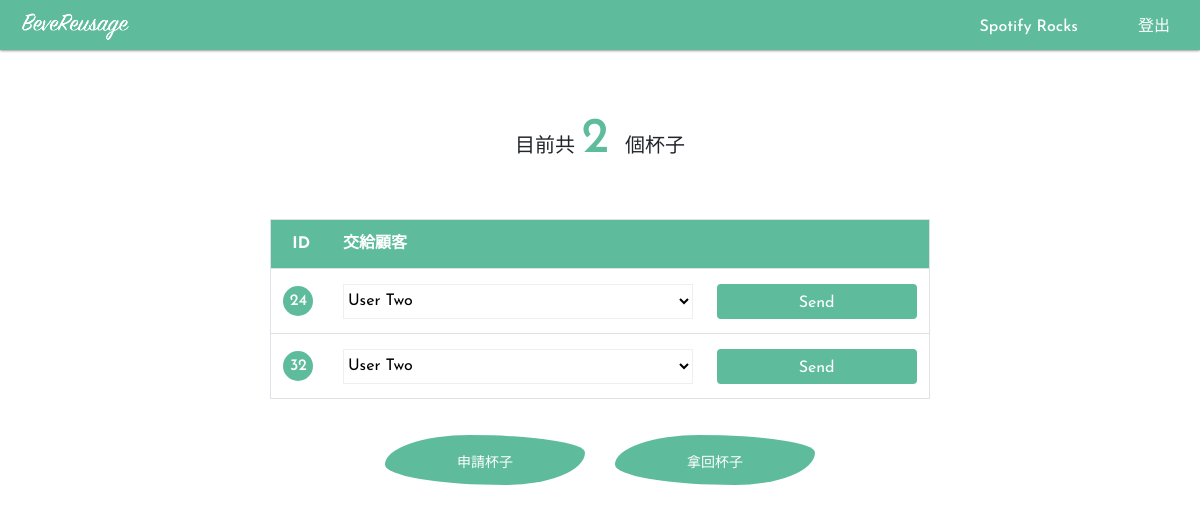
The page /interaction/business/manage-cups/ (signed in) on the database its author committed.
### interaction/models.py (models this page shows, shortened)
class CupUser(AbstractUser):
    phone_number = models.CharField(blank=True, null=True, max_length=10, help_text='e.g. 0912345678')
    address = models.CharField(blank=True, null=True, max_length=300)
    title = models.CharField(blank=True, null=True, max_length=300)
    is_customer = models.BooleanField(default=False, verbose_name='customer status')
    is_business = models.BooleanField(default=False, verbose_name='business status')
    @property
    def name(self):
        if self.first_name and self.last_name:
            english = r'(^[A-Za-z]+$)'
            if re.match(english, self.first_name+self.last_name):
                return ("%s %s" % (self.first_name, self.last_name))
            else:
                return self.last_name+self.first_name
        elif self.title:
            return self.title
        else:
            return self.username

class Cup(models.Model):
    objects = CupManager()
    LOAN_STATUS = (
        ('o', 'On loan'),
        ('c', 'Cleaning'),
        ('a', 'Available'),
        ('n', 'Not in circulation')
    )
    status = models.CharField(
        max_length=1,
        choices=LOAN_STATUS,
        default='a',
        help_text='Cup availability',
    )
    CARRIER_TYPES = (
        ('b', 'Business'),
        ('u', 'User'),
        ('a', 'Administration'),
        ('m', 'Machine')
    )
    carrier_type = models.CharField(max_length=1, choices = CARRIER_TYPES, default='a')
    carrier = models.ForeignKey('CupUser', on_delete=models.SET_NULL, blank=True, null=True)

### interaction/views/business.py (the view, shortened to what this page needs)
# urls.py: path('business/manage-cups/', business.BusinessCupListView.as_view(), name='business-manage-cups'),
class BusinessCupListView(LoginRequiredMixin, ListView):
    model = Cup
    template_name = 'business_record.html'
    paginate_by = 10
    def get_queryset(self):
        return Cup.objects.filter(carrier=self.request.user)
    def get_context_data(self, **kwargs):
        context = super(BusinessCupListView, self).get_context_data(**kwargs)
        assign_form = BusinessAssignCupsForm()
        request_form = BusinessRequestCupsForm()
        receive_form = BusinessReceiveCupsForm()
        context['assign_form'] = assign_form
        context['request_form'] = request_form
        context['receive_form'] = receive_form
        context["n_cups"] = Cup.objects.filter(carrier=self.request.user).count()
        return context

### interaction/forms/business_forms.py
class BusinessAssignCupsForm(forms.Form):
    def __init__(self, *args, **kwargs):
        super(BusinessAssignCupsForm, self).__init__(*args, **kwargs)
        self.fields['cup_id'] = forms.IntegerField(min_value=1, widget = forms.HiddenInput())
        self.fields['customer'] = forms.ChoiceField(choices=self.build_customer_selection())
    def build_customer_selection(self):
        customers = []
        for customer in CupUser.objects.filter(is_customer = True):
            customers.append((customer.id, customer.name))
        return customers

class BusinessRequestCupsForm(forms.Form):
    cups_needed = forms.IntegerField(label='需要杯子的數量')

### interaction/templates/business_record.html (shortened to what this page needs)
{% extends "base_generic.html" %}
{% block content %}
  <div class="card col-md-12">
    <div class="card-header">目前共 <span class="highlight-text">{{ n_cups }} </span>個杯子</div>
    <div class="card-body table_sec">
      <table class="col-md-8 col-lg-7 table table-hover">
        <thead class="table-head">
          <tr>
            <th class="th-id" scope="col">ID</th>
            <th scope="col">交給顧客</th>
            <th scope="col"></th>
          </tr>
        </thead>
        {% for cup in cup_list %}
        <tbody>
          <tr>
            <form action="" method="post">
              <td><div class="table_id">{{ cup.pk }}</div></td>
              <td>{{ assign_form.customer }}</td>
              <td><input type="submit" name="submit" class="btn send-btn" value="Send"></td>
            </form>
          </tr>
        </tbody>
        {% empty %}
          <p> 你沒有杯子庫存，去申請吧 </p>
        {% endfor %}
      </table>
    </div>
  </div>
  <div class='btn-area col-12'>
    <button type="button" class="btn co-btn btn-style" data-toggle="modal" data-target="#requestModal">
    申請杯子
    </button>
    <button type="button" class="btn co-btn btn-style" data-toggle="modal" data-target="#receiveModal">
    拿回杯子
    </button>
  </div>
{% endblock %}

### interaction/templates/nav_bar.html (shortened to what this page needs)
<nav class="col-12 navbar">
  <a class="logo" href="{% url 'index' %}">
    <img class="navbar-logo" src="../static/asset/1x/logo_word.png" alt="">
  </a>
  <div class="nav-toggler navbar-collapse">
    <div class="menu">
      <ul class="nav-list">
          {% if user.is_authenticated %}
            {% if user.is_customer %}
              <li class="nav-item"><a class="nav-link" href="{% url 'customer-view-cups' %}">{{ user.name }}</a></li>
            {% elif user.is_business %}
              <li class="nav-item"><a class="nav-link" href="{% url 'business-manage-cups' %}">{{ user.name }}</a></li>
            {% else %}
              <li class="nav-item nav-link"></li>
              <li class="nav-item"><a class="nav-link" href="">你是 {{ user.name }}</a></li>
              <li class="nav-item"><a class="nav-link" href="{% url 'customer-view-cups' %}">顧客頁面</a></li>
              <li class="nav-item"><a class="nav-link" href="{% url 'business-manage-cups' %}">商家頁面</a></li>
            {% endif %}
            <li class="nav-item"><a class="nav-link" href="{% url 'logout' %}?next="/" ">登出</a></li>
          {% endif %}
        </ul>
    </div>
  </div>
</nav>

### interaction/static/css/styles.css (style rules this page uses)
body, html { position: relative; padding:0; margin:0; width:100vw; font-family: 'Josefin Sans', sans-serif,'LiHei Pro'; }
html { scroll-behavior: smooth; }
:root { --color-main:#5EBC9D; --color-text:#ffffff; --color-second:#efefef; --color-shadow:#454545; --color-warning:#FFAE51; --color-btn:#49937B; --color-light:#9DDDC8; }
.navbar { display: flex; flex-direction: row nowrap; justify-content: space-between; position: fixed; top:0; height:50px; z-index: 100; background-color:var(--color-main); box-shadow: 0px 0px 3px var(--color-shadow); padding:0px 10px ; }
.nav-list { height:100vh !important; display: flex; flex-direction: column; justify-content: center; }
.logo { z-index:101; margin:0 auto; }
.navbar-logo { height:40px; width:130px; }
.menu { display: flex; flex-direction: column; justify-content: center; align-items: center; overflow: hidden; height: 0; transition: height 1s; position: absolute; top:0; right:0; left: 0; background-color: var(--color-main); }
ul { list-style: none; padding: 0; }
.nav-list { top:50px; height:50px; }
.nav-item { display: flex; justify-content: center; padding:15px 0px; }
.nav-link { display: block; color:var(--color-text); font-size:16px; line-height: 34px; padding:10px; font-weight:500; text-decoration: none; transition: all 0.3s; height:100%; text-align: center; -webkit-flex: 1; -ms-flex: 1; flex: 1; }
.nav-link::after { display: block; opacity:0; content: ""; height:2px; background-color: var(--color-text); }
.btn-style { border:none; margin-bottom:20px; width:100%; max-width:200px; height:50px; margin:0px 20px; border-radius:42% 58% 40% 60% / 59% 35% 65% 41%; font-weight:500; font-size:14px; color: var(--color-text); background-color: var(--color-main); }
select, option { background-color: #fff; border:1px solid #efefef; }
select { width: 100%; height:35px; }
button { outline: none !important; }
td { padding: 5px 5px; }
input { height: 35px; border-radius: 3px; border: 1px solid var(--color-second); }
.table_sec { padding-top:30px; display: flex; -webkit-display:flex; justify-content: center; }
.table { border-radius: 5px; border:1px solid #dee2e6; }
.table-head { background-color: var(--color-main); color: var(--color-text); }
.table tbody+tbody { border-top:1px solid #dee2e6; }
.highlight-text { color: var(--color-main); font-size: 50px; }
.card { padding-top:50px; border:none; }
.card-header { background-color: transparent; border:none; text-align: center; font-size: 20px; font-weight: 500; }
.table td { vertical-align: center; }
.table_id { font-weight:500; background-color: var(--color-main); border-radius: 50%; width:30px; height:30px; margin:5px 0px; color: var(--color-text); display: flex; -webkit-display:flex; justify-content: center; align-items: center; }
td { line-height: 40px; }
.table thead th { border:none; }
.th-id:nth-child(1) { width:60px; text-align: center; }
.co-btn { margin:0px 15px; line-height: 45px; }
.btn-area { display: flex; -webkit-display:flex; justify-content: center; }
.send-btn { width:100%; background-color: var(--color-main); color: var(--color-text); }
@media (min-width:650px) { .logo { margin:auto 0; } }
@media (min-width:650px) { .nav-toggler { display: flex; -webkit-display:flex; justify-content: space-between; } }
@media (min-width:650px) { .menu { flex-direction: row; justify-content: flex-end; top:0; float: right; height: 50px; transition: none; background-color: none; padding-top: 10px; padding-bottom: 10px; } }
@media (min-width:650px) { .nav-list { display: flex; -webkit-display:flex; flex-direction: row; justify-content: center; height:100% !important; } }
@media (min-width:650px) { .nav-item { padding:0px 20px; } }
@media (min-width:650px) { .navbar { background-color: none; } }
@media (min-width:650px) { .nav-list { height:30px; } }
@media (min-width:650px) { .menu { background-color: transparent; top:0; flex-direction: row; align-items: flex-start; overflow: unset; } }
@media (min-width:650px) { .nav-link { padding-top:0px; } }

### rows shown on the page
CupUser: name "Spotify Rocks"
Cup: pk "24"
Cup: pk "32"

### other values the page prints
{{ n_cups }} "2"
